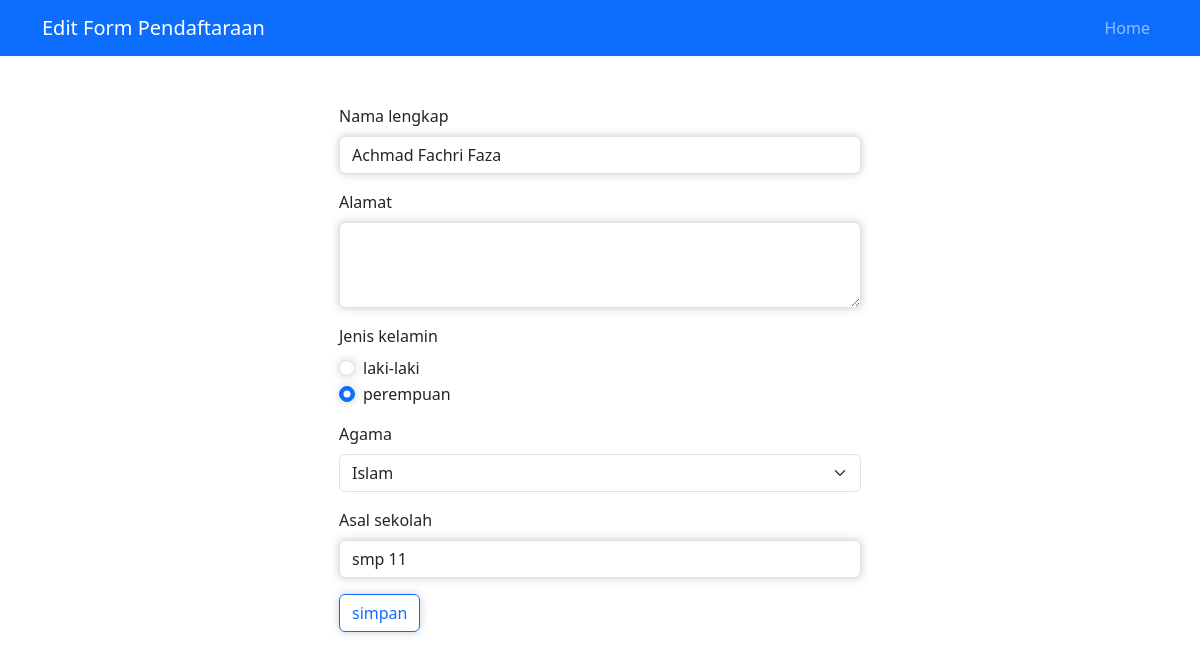
/form-edit.php?id=15, run on the app's committed database.
### tables this page shows
CREATE TABLE `calon_siswa` (
  `id` int(11) NOT NULL,
  `nama` varchar(64) NOT NULL,
  `alamat` varchar(255) NOT NULL,
  `jenis_kelamin` varchar(16) NOT NULL,
  `agama` varchar(16) NOT NULL,
  `asal_sekolah` varchar(64) NOT NULL
);

### form-edit.php (the view, shortened to what this page needs)
<?php
include("config.php");
$id = $_GET['id'];
$sql = "SELECT * FROM calon_siswa WHERE id=$id";
$query = mysqli_query($db, $sql);
$siswa = mysqli_fetch_assoc($query);
?>
<!DOCTYPE html>
<html lang="en">
<head>
    <link
      href="https://cdn.jsdelivr.net/npm/bootstrap@5.3.3/dist/css/bootstrap.min.css"
      rel="stylesheet"
    />
    <link rel="stylesheet" href="form-edit.css">
</head>
<body>
    <nav class="navbar navbar-expand-lg bg-primary navbar-dark">
      <div class="container">
        <a class="navbar-brand" href="#">Edit Form Pendaftaraan</a>
        <div class="collapse navbar-collapse" id="navbarNav">
          <ul class="navbar-nav ms-auto">
              <li class="nav-item">
              <a class="nav-link" href="index.php">Home</a>
              </li>
          </ul>
        </div>
      </div>
    </nav>
  <section id="form" class="pb-4">
    <br><br>
    <div class="container text-dark">
      <div class="row justify-content-center" data-aos="fade-up"
      data-aos-duration="1300">
        <div class="col-md-6 pe-4 ps-4">
          <form action="proses-edit.php"
          method="POST">
            <div class="mb-3">
              <label for="nama" class="form-label">Nama lengkap</label>
              <input name="nama" type="name" class="form-control" id="nama"
              aria-describedby="nama" value="<?php echo $siswa['nama']?>">
            </div>
            <div class="mb-3">
              <label for="alamat" class="form-label">Alamat</label>
              <textarea name="alamat" class="form-control input" id="alamat" rows="3"
              style="box-shadow: 0px 0px 10px #ccc;" placeholder="" <?php echo
              $siswa['asal_sekolah']?> ></textarea>
            </div>
            <div class="mb-3">
              <label for="jenis_kelamin" class="form-label">Jenis kelamin</label>
              <?php $jk = $siswa['jenis_kelamin']; ?>
            <div class="form-check">
                <input class="form-check-input" type="radio"
                name="jenis_kelamin" value="Laki-laki"   id="flexRadioDefault1"
                <?php echo ($jk == 'Laki-laki') ? "checked": ""?>>
                <label class="form-check-label" for="flexRadioDefault1">
                    laki-laki
                </label>
                </div>
                <div class="form-check">
                <input class="form-check-input" type="radio"
                name="jenis_kelamin" value="Perempuan" id="flexRadioDefault2"
                checked  <?php echo ($jk == 'Perempuan') ? "checked": ""?>>
                <label class="form-check-label" for="flexRadioDefault2">
                    perempuan
                </label>
                </div>
            </div>
            <div class="mb-3">
              <label for="agama" class="form-label">Agama</label>
              <?php $agama = $siswa['agama'];?>
              <select class="form-select" aria-label="Default select example" name="agama">
                <option value="1" <?php echo ($agama == 'Islam') ? "selected":
                ""?>>Islam</option>
                </select>
            </div>
            <div class="mb-3">
              <label for="asal_sekolah" class="form-label">Asal sekolah</label>
              <input name="asal_sekolah" type="text" value="<?php echo $siswa['asal_sekolah'] ?>" class="form-control" id="asal_sekolah"
              aria-describedby="asal_sekolah">
            </div>
            <input class="btn btn-outline-primary" type="submit" value="simpan"
            name="simpan">
          </form>
        </div>
      </div>
    </div>
    <br>
  </section>
</body>
</html>

### form-edit.css (style rules this page uses)
input { box-shadow: 0px 0px 10px #ccc; }

### data on the page
calon_siswa: nama "Achmad Fachri Faza", jenis_kelamin "☐ laki-laki", jenis_kelamin "☑ perempuan", agama "Islam", asal_sekolah "smp 11"
